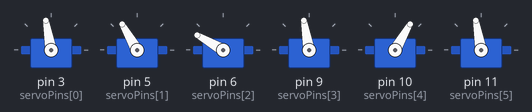
Bench run of a sketch on a simulated Arduino Uno, built with avr-gcc and run on an emulated ATmega328P. On the bench: 6 × servo.

Above: at 6.1 s.
At 8.2 s:
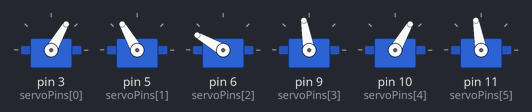
At 10.3 s:
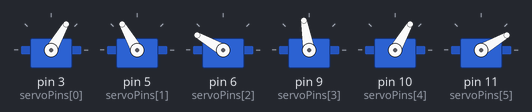
At 12.3 s:
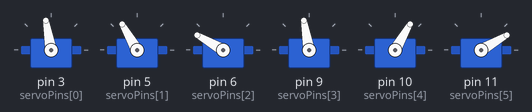
Timing chart, 0 to 13.8 s (numbered marks = the images above):
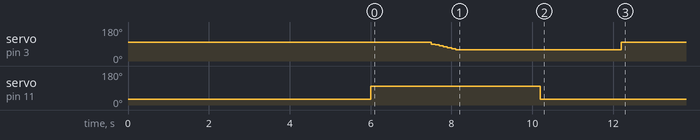

The sketch:

Pickup_And_Place_Piece.ino
```cpp
#include <Servo.h>

// Servo servo1,servo2,servo3,servo4,servo5,servo6;

Servo servos[6];
const byte servoPins[6] =  {3,5,6,9,10,11};


void setup() {
  Serial.begin(9600);


  go_and_grab();

  place_and_drop();

  // delay(1000);

  // servos[0].write(140);

  // delay(2000);

  // servos[5].write(30);


}


void loop() {


}

void place_and_drop(){
    // for(int i = 0; i < 6; i++){

      delay(1500);
    // if(i == 2){
      // servos[0].attach(servoPins[0]);
      servos[0].write(90);
      delay(100);
            servos[0].write(85);
      delay(100);
            servos[0].write(80);
      delay(100);
            servos[0].write(75);
      delay(100);
                  servos[0].write(70);
      delay(100);
                  servos[0].write(65);
      delay(100);
                  servos[0].write(60);
      delay(100);


    // }


  // }

  delay(2000);

  servos[5].write(30);

  delay(2000);

  servos[0].write(100);

}

void go_and_grab(){
   for(int i = 0; i < 6; i++){
    if(i == 0){
      servos[i].attach(servoPins[i]);
      servos[i].write(100);
      delay(500);
    }

        if(i == 1){
      servos[i].attach(servoPins[i]);
      servos[i].write(120);
      delay(500);
    }

        if(i == 2){
      servos[i].attach(servoPins[i]);
      servos[i].write(150);
      delay(500);
    }

        if(i == 3){
      servos[i].attach(servoPins[i]);
      servos[i].write(100);
      delay(500);
    }

        if(i == 4){
      servos[i].attach(servoPins[i]);
      servos[i].write(60);
      delay(500);
    }

        if(i == 5){
      servos[i].attach(servoPins[i]);
      servos[i].write(30);
      delay(500);
    }

  }


  delay(3000);
  servos[5].write(100);

}
```

Measured:
- by itself, servo on pin 3 (servoPins[0]): 100° → 90° at 7.5 s, → 85° 0.10 s later, → 80° 0.10 s later, → 75° 0.10 s later, … (8 changes in this stretch)
